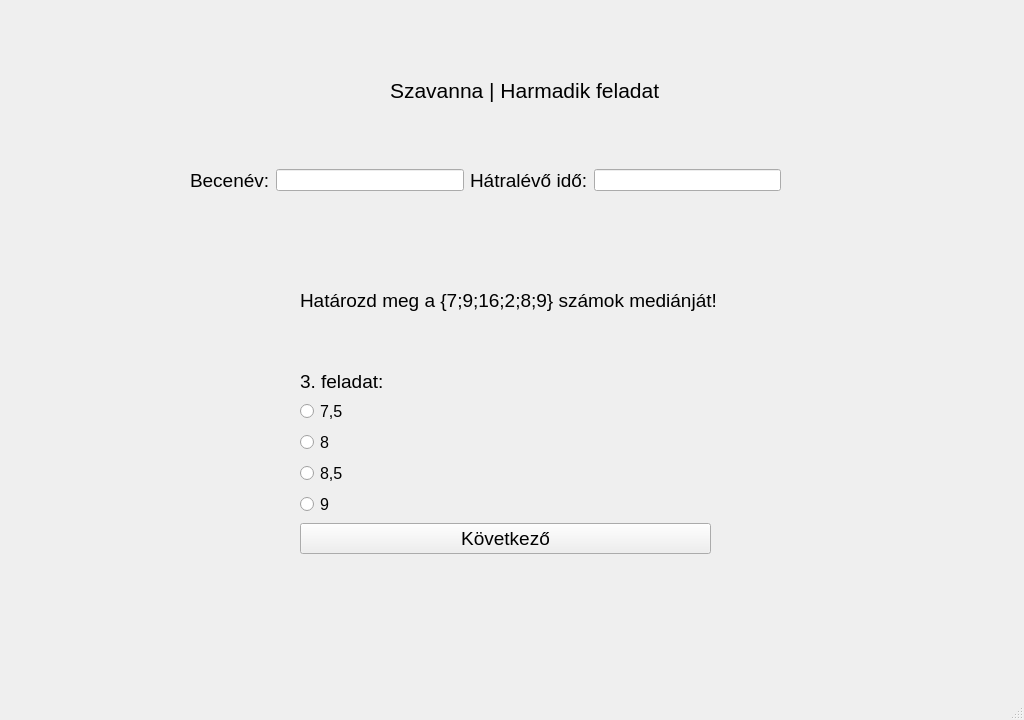
<?xml version="1.0" encoding="UTF-8"?>
<ui version="4.0">
 <class>ques1</class>
 <widget class="QMainWindow" name="ques1">
  <property name="geometry">
   <rect>
    <x>0</x>
    <y>0</y>
    <width>1024</width>
    <height>720</height>
   </rect>
  </property>
  <property name="windowTitle">
   <string>Játékos matematikai gyakorlóprogram</string>
  </property>
  <widget class="QWidget" name="centralwidget">
   <widget class="QLabel" name="label">
    <property name="geometry">
     <rect>
      <x>0</x>
      <y>-10</y>
      <width>1024</width>
      <height>720</height>
     </rect>
    </property>
    <property name="text">
     <string/>
    </property>
    <property name="pixmap">
     <pixmap>../szakdoga hátterek/african-savanna-forest-landscape-scene-at-sunset-free-vector.jpg</pixmap>
    </property>
    <property name="scaledContents">
     <bool>true</bool>
    </property>
   </widget>
   <widget class="QLabel" name="label_4">
    <property name="geometry">
     <rect>
      <x>390</x>
      <y>70</y>
      <width>281</width>
      <height>41</height>
     </rect>
    </property>
    <property name="sizePolicy">
     <sizepolicy hsizetype="Expanding" vsizetype="Preferred">
      <horstretch>0</horstretch>
      <verstretch>0</verstretch>
     </sizepolicy>
    </property>
    <property name="font">
     <font>
      <pointsize>16</pointsize>
     </font>
    </property>
    <property name="cursor">
     <cursorShape>ArrowCursor</cursorShape>
    </property>
    <property name="text">
     <string>Szavanna | Harmadik feladat</string>
    </property>
   </widget>
   <widget class="QWidget" name="horizontalLayoutWidget">
    <property name="geometry">
     <rect>
      <x>190</x>
      <y>140</y>
      <width>591</width>
      <height>81</height>
     </rect>
    </property>
    <layout class="QHBoxLayout" name="horizontalLayout">
     <item>
      <widget class="QLabel" name="label_2">
       <property name="font">
        <font>
         <pointsize>14</pointsize>
        </font>
       </property>
       <property name="text">
        <string>Becenév:</string>
       </property>
      </widget>
     </item>
     <item>
      <widget class="QLineEdit" name="T1">
       <property name="sizePolicy">
        <sizepolicy hsizetype="Expanding" vsizetype="Fixed">
         <horstretch>0</horstretch>
         <verstretch>0</verstretch>
        </sizepolicy>
       </property>
      </widget>
     </item>
     <item>
      <widget class="QLabel" name="label_3">
       <property name="font">
        <font>
         <pointsize>14</pointsize>
        </font>
       </property>
       <property name="text">
        <string>Hátralévő idő:</string>
       </property>
      </widget>
     </item>
     <item>
      <widget class="QLineEdit" name="T2">
       <property name="sizePolicy">
        <sizepolicy hsizetype="Expanding" vsizetype="Fixed">
         <horstretch>0</horstretch>
         <verstretch>0</verstretch>
        </sizepolicy>
       </property>
      </widget>
     </item>
    </layout>
   </widget>
   <widget class="QWidget" name="formLayoutWidget">
    <property name="geometry">
     <rect>
      <x>300</x>
      <y>370</y>
      <width>411</width>
      <height>251</height>
     </rect>
    </property>
    <layout class="QFormLayout" name="formLayout">
     <property name="labelAlignment">
      <set>Qt::AlignLeading|Qt::AlignLeft|Qt::AlignTop</set>
     </property>
     <item row="1" column="0">
      <widget class="QLabel" name="label_5">
       <property name="font">
        <font>
         <pointsize>14</pointsize>
        </font>
       </property>
       <property name="text">
        <string>3. feladat:</string>
       </property>
      </widget>
     </item>
     <item row="2" column="0">
      <widget class="QRadioButton" name="R1">
       <property name="font">
        <font>
         <pointsize>12</pointsize>
        </font>
       </property>
       <property name="text">
        <string>7,5</string>
       </property>
      </widget>
     </item>
     <item row="3" column="0">
      <widget class="QRadioButton" name="R2">
       <property name="font">
        <font>
         <pointsize>12</pointsize>
        </font>
       </property>
       <property name="text">
        <string>8</string>
       </property>
      </widget>
     </item>
     <item row="4" column="0">
      <widget class="QRadioButton" name="R3">
       <property name="font">
        <font>
         <pointsize>12</pointsize>
        </font>
       </property>
       <property name="text">
        <string>8,5</string>
       </property>
      </widget>
     </item>
     <item row="6" column="0" colspan="2">
      <widget class="QPushButton" name="B1">
       <property name="font">
        <font>
         <pointsize>14</pointsize>
        </font>
       </property>
       <property name="text">
        <string>Következő</string>
       </property>
      </widget>
     </item>
     <item row="5" column="0">
      <widget class="QRadioButton" name="R4">
       <property name="font">
        <font>
         <pointsize>12</pointsize>
        </font>
       </property>
       <property name="text">
        <string>9</string>
       </property>
      </widget>
     </item>
    </layout>
   </widget>
   <widget class="QLabel" name="label_6">
    <property name="geometry">
     <rect>
      <x>300</x>
      <y>260</y>
      <width>451</width>
      <height>81</height>
     </rect>
    </property>
    <property name="font">
     <font>
      <pointsize>14</pointsize>
     </font>
    </property>
    <property name="text">
     <string>Határozd meg a {7;9;16;2;8;9} számok mediánját!</string>
    </property>
    <property name="scaledContents">
     <bool>true</bool>
    </property>
   </widget>
  </widget>
  <widget class="QMenuBar" name="menubar">
   <property name="geometry">
    <rect>
     <x>0</x>
     <y>0</y>
     <width>1024</width>
     <height>21</height>
    </rect>
   </property>
  </widget>
  <widget class="QStatusBar" name="statusbar"/>
 </widget>
 <resources/>
 <connections/>
</ui>
